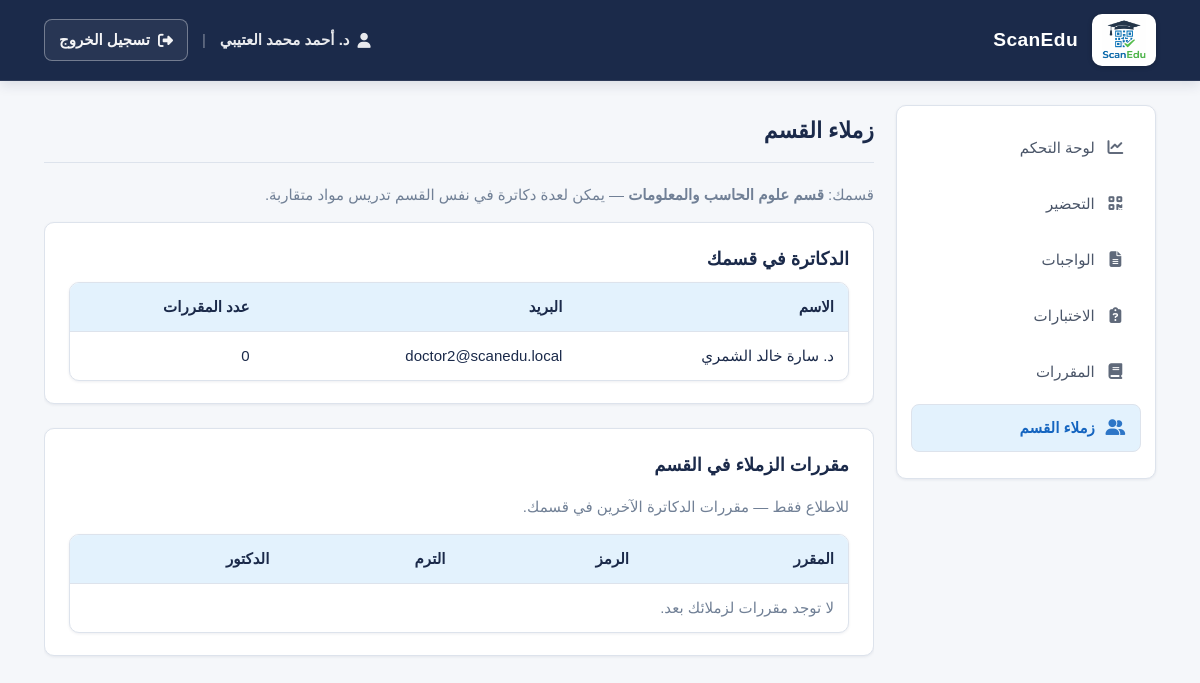
The page /doctor/colleagues.php (signed in) on the database its author committed.
### tables this page shows
CREATE TABLE users (
    id INT AUTO_INCREMENT PRIMARY KEY,
    name VARCHAR(100) NOT NULL,
    email VARCHAR(100) UNIQUE NOT NULL,
    password VARCHAR(255) NOT NULL,
    role ENUM('admin', 'doctor', 'student') NOT NULL,
    status ENUM('active', 'suspended') NOT NULL DEFAULT 'active',
    student_id VARCHAR(20) NULL,
    department VARCHAR(100) NULL,
    department_id INT NULL,
    created_at TIMESTAMP DEFAULT CURRENT_TIMESTAMP,
    UNIQUE KEY uq_student_id (student_id),
    FOREIGN KEY (department_id) REFERENCES departments(id) ON DELETE SET NULL
);

CREATE TABLE departments (
    id INT AUTO_INCREMENT PRIMARY KEY,
    name VARCHAR(150) NOT NULL UNIQUE,
    description TEXT NULL,
    is_active TINYINT(1) NOT NULL DEFAULT 1,
    created_at TIMESTAMP DEFAULT CURRENT_TIMESTAMP
);

### config/database.php (called while the page is built, shortened)
<?php
function scanedu_asset_v(): string
{
    return '?v=' . (string) SCANEDU_ASSET_VERSION;
}

### includes/auth.php (called while the page is built, shortened)
<?php
function isLoggedIn(): bool
{
    $r = $_SESSION['role'] ?? '';
    return $r === 'admin' || $r === 'doctor' || $r === 'student';
}
function getCurrentUser(): ?array
{
    global $conn;
    $uid = (int) $_SESSION['user_id'];
    $stmt = $conn->prepare(
        'SELECT u.id, u.name, u.email, u.role, u.status, u.student_id, u.department, u.department_id,
                d.name AS department_name
         FROM users u
         LEFT JOIN departments d ON d.id = u.department_id
         WHERE u.id = ? LIMIT 1'
    );
    $stmt->bind_param('i', $uid);
    $stmt->execute();
    $res = $stmt->get_result();
    $row = $res ? $res->fetch_assoc() : null;
    return $row ?: null;
}

### doctor/colleagues.php (the view, shortened to what this page needs)
<?php
require_once __DIR__ . '/../config/database.php';
require_once __DIR__ . '/../includes/auth.php';
$user = getCurrentUser();
$doctorId = (int) $_SESSION['user_id'];
$departmentId = (int) ($user['department_id'] ?? 0);
$departmentName = $user['department_name'] ?? ($user['department'] ?? '');
$colleagues = [];
if ($departmentId > 0) {
    $stmt = $conn->prepare(
        'SELECT u.id, u.name, u.email,
                (SELECT COUNT(*) FROM courses c WHERE c.doctor_id = u.id) AS courses_count
         FROM users u
         WHERE u.role = \'doctor\' AND u.status = \'active\' AND u.department_id = ? AND u.id != ?
         ORDER BY u.name ASC'
    );
    $stmt->bind_param('ii', $departmentId, $doctorId);
    $stmt->execute();
    $res = $stmt->get_result();
    while ($row = $res->fetch_assoc()) {
        $colleagues[] = $row;
    }
}
$colleagueCourses = [];
$activeNav = 'colleagues';
$role = 'doctor';
$extraCss = ['assignments.css'];
include __DIR__ . '/../includes/header.php';
?>
<h1 class="h1-title">زملاء القسم</h1>
<?php if ($departmentId <= 0): ?>
    <div class="alert alert-danger">لم يُعيَّن لك قسم بعد. تواصل مع الإدارة لتعيينك لقسم.</div>
<?php else: ?>
    <p class="text-muted">قسمك: <strong><?php echo htmlspecialchars($departmentName, ENT_QUOTES, 'UTF-8'); ?></strong> — يمكن لعدة دكاترة في نفس القسم تدريس مواد متقاربة.</p>
    <div class="assign-form-card">
        <h2 class="h2-title">الدكاترة في قسمك</h2>
        <div class="table-wrap">
            <table class="data-table">
                <thead>
                    <tr>
                        <th>الاسم</th>
                        <th>البريد</th>
                        <th>عدد المقررات</th>
                    </tr>
                </thead>
                <tbody>
                    <?php foreach ($colleagues as $col): ?>
                        <tr>
                            <td><?php echo htmlspecialchars($col['name'], ENT_QUOTES, 'UTF-8'); ?></td>
                            <td><?php echo htmlspecialchars($col['email'], ENT_QUOTES, 'UTF-8'); ?></td>
                            <td><?php echo (int) $col['courses_count']; ?></td>
                        </tr>
                    <?php endforeach; ?>
                </tbody>
            </table>
        </div>
    </div>
    <div class="assign-form-card">
        <h2 class="h2-title">مقررات الزملاء في القسم</h2>
        <p class="text-muted">للاطلاع فقط — مقررات الدكاترة الآخرين في قسمك.</p>
        <div class="table-wrap">
            <table class="data-table">
                <thead>
                    <tr>
                        <th>المقرر</th>
                        <th>الرمز</th>
                        <th>الترم</th>
                        <th>الدكتور</th>
                    </tr>
                </thead>
                <tbody>
                    <?php if (count($colleagueCourses) === 0): ?>
                        <tr><td colspan="4" class="text-muted">لا توجد مقررات لزملائك بعد.</td></tr>
                    <?php endif; ?>
                </tbody>
            </table>
        </div>
    </div>
<?php endif; ?>
        </main>
    </div>
    </div>
</div>
</body>
</html>

### includes/header.php (shortened to what this page needs)
<?php
$name = $user['name'] ?? 'مستخدم';
$extraCss = $extraCss ?? [];
?>
<!DOCTYPE html>
<html lang="ar" dir="rtl">
<head>
    <link rel="stylesheet" href="https://cdnjs.cloudflare.com/ajax/libs/font-awesome/6.5.1/css/all.min.css">
    <link rel="stylesheet" href="../assets/css/main.css<?php echo scanedu_asset_v(); ?>">
    <link rel="stylesheet" href="../assets/css/dashboard.css<?php echo scanedu_asset_v(); ?>">
    <?php foreach ($extraCss as $css): ?>
    <link rel="stylesheet" href="../assets/css/<?php echo htmlspecialchars($css, ENT_QUOTES, 'UTF-8'); ?><?php echo scanedu_asset_v(); ?>">
    <?php endforeach; ?>
</head>
<body>
<div class="app-shell">
    <header class="top-bar">
        <div class="top-bar-inner">
            <div class="top-bar-brand">
                <span class="top-bar-logo-badge">
                    <img class="top-bar-logo-img" src="../assets/images/Logo.png" alt="شعار ScanEdu" decoding="async">
                </span>
                <strong class="top-bar-title">ScanEdu</strong>
            </div>
            <div class="top-bar-user">
                <span class="top-bar-user-name"><i class="fa-solid fa-user" aria-hidden="true"></i> <?php echo htmlspecialchars($name, ENT_QUOTES, 'UTF-8'); ?></span>
                <span class="top-bar-sep" aria-hidden="true">|</span>
                <a class="top-bar-logout" href="../api/logout.php"><i class="fa-solid fa-right-from-bracket" aria-hidden="true"></i> تسجيل الخروج</a>
            </div>
        </div>
    </header>
    <div class="layout-body">
        <div class="layout-zone">
        <aside class="sidebar">
            <nav>
                <?php if ($role === 'doctor'): ?>
                    <a href="dashboard.php" class="<?php echo $activeNav === 'dashboard' ? 'is-active' : ''; ?>"><i class="fa-solid fa-chart-line sidebar-icon" aria-hidden="true"></i><span>لوحة التحكم</span></a>
                    <a href="attendance.php" class="<?php echo $activeNav === 'attendance' ? 'is-active' : ''; ?>"><i class="fa-solid fa-qrcode sidebar-icon" aria-hidden="true"></i><span>التحضير</span></a>
                    <a href="assignments.php" class="<?php echo $activeNav === 'assignments' ? 'is-active' : ''; ?>"><i class="fa-solid fa-file-lines sidebar-icon" aria-hidden="true"></i><span>الواجبات</span></a>
                    <a href="exams.php" class="<?php echo $activeNav === 'exams' ? 'is-active' : ''; ?>"><i class="fa-solid fa-clipboard-question sidebar-icon" aria-hidden="true"></i><span>الاختبارات</span></a>
                    <a href="courses.php" class="<?php echo $activeNav === 'courses' ? 'is-active' : ''; ?>"><i class="fa-solid fa-book sidebar-icon" aria-hidden="true"></i><span>المقررات</span></a>
                    <a href="colleagues.php" class="<?php echo $activeNav === 'colleagues' ? 'is-active' : ''; ?>"><i class="fa-solid fa-user-group sidebar-icon" aria-hidden="true"></i><span>زملاء القسم</span></a>
                <?php endif; ?>
            </nav>
        </aside>
        <main class="main-content">

### assets/css/main.css (style rules this page uses)
:root { --page-max-width: 1320px; --page-gutter: clamp(18px, 4vw, 44px); --primary: #1565C0; --primary-dark: #0D47A1; --primary-light: #E3F2FD; --secondary: #2E7D32; --secondary-dark: #1B5E20; --secondary-light: #E8F5E9; --navy: #1B2A4A; --white: #FFFFFF; --bg: #F5F7FA; --surface: #FFFFFF; --border: #DDE3EC; --text-primary: #1B2A4A; --text-secondary: #4A5568; --text-muted: #718096; --danger: #C62828; --warning: #E65100; --success: #2E7D32; --shadow-sm: 0 1px 3px rgba(27, 42, 74, 0.08); --shadow-md: 0 4px 12px rgba(27, 42, 74, 0.12); --radius: 10px; --radius-btn: 8px; }
* { font-family: 'IBM Plex Sans Arabic', sans-serif; box-sizing: border-box; }
html { font-size: 16px; line-height: 1.6; }
body { margin: 0; background: var(--bg); color: var(--text-primary); font-size: 16px; line-height: 1.6; }
h1, .h1-title { font-weight: 700; font-size: 22px; color: var(--navy); margin: 0 0 0.75rem 0; }
h2, .h2-title { font-weight: 700; font-size: 18px; color: var(--navy); margin: 0 0 0.5rem 0; }
a { color: var(--primary); text-decoration: none; transition: color 0.2s; }
.table-wrap { border: 1px solid var(--border); border-radius: var(--radius); overflow: hidden; background: var(--surface); box-shadow: var(--shadow-sm); }
table.data-table { width: 100%; border-collapse: collapse; font-size: 15px; }
table.data-table th, table.data-table td { padding: 12px 14px; text-align: right; border-bottom: 1px solid var(--border); }
table.data-table th { background: var(--primary-light); color: var(--navy); font-weight: 700; }
table.data-table tr:last-child td { border-bottom: none; }
.text-muted { color: var(--text-muted); font-size: 15px; }
.assign-form-card { background: var(--surface); border: 1px solid var(--border); border-radius: var(--radius); padding: 22px 24px; margin-bottom: 24px; box-shadow: var(--shadow-sm); }
.assign-form-card .h2-title { margin-top: 0; }

### rows shown on the page
users: name "د. أحمد محمد العتيبي", department.name "قسم علوم الحاسب والمعلومات"
users: name "د. سارة خالد الشمري", email "doctor2@scanedu.local", courses_count "0"
